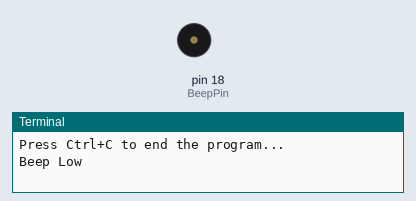
Recording of a program running on a simulated Raspberry Pi (header pin numbers). On the bench: buzzer (waves = sounding, pin HIGH), the last lines printed to the terminal.

Above: at 1.0 s.
At 3.0 s:
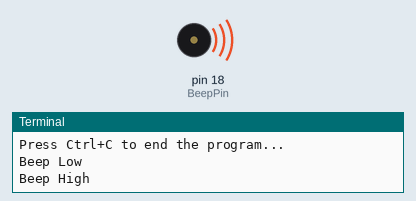
Timing chart, 0 to 5.2 s (numbered marks = the images above):
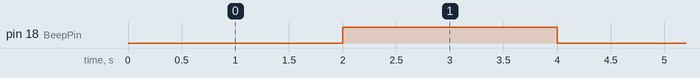

The program:

passive_buzzer_simple.py
```python
#!/usr/bin/env python
import RPi.GPIO as GPIO
import time

BeepPin = 18    # pin11

def setup():
    GPIO.setmode(GPIO.BOARD)        # Numbers GPIOs by physical location
    GPIO.setup(BeepPin, GPIO.OUT)   # Set BeepPin's mode is output
    GPIO.output(BeepPin, GPIO.HIGH) # Set BeepPin high(+3.3V) to off beep

def loop():
    while True:
	print "Beep Low"
        GPIO.output(BeepPin, GPIO.LOW)
        time.sleep(2)
	print "Beep High"
        GPIO.output(BeepPin, GPIO.HIGH)
        time.sleep(2)

def destroy():
    GPIO.output(BeepPin, GPIO.HIGH)    # beep off
    GPIO.cleanup()                     # Release resource

if __name__ == '__main__':     # Program start from here
    print 'Press Ctrl+C to end the program...'
    setup()
    try:
        loop()
    except KeyboardInterrupt:  # When 'Ctrl+C' is pressed, the child program destroy() will be  executed.
        destroy()
```

Measured:
- by itself, pin 18 (BeepPin): alternates HIGH for 2.0 s and LOW for 2.0 s
